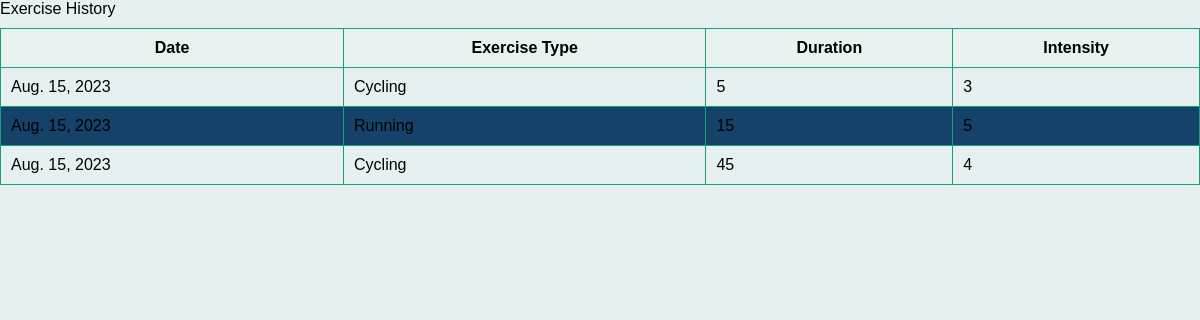
/exercise_history/, run on the app's committed database.
### tracker/models.py (models this page shows, shortened)
class Exercise(models.Model):
    EXERCISE_TYPES = [
        ('Running', 'Running'),
        ('Cycling', 'Cycling'),
        ('Swimming', 'Swimming'),
    ]
    date = models.DateField(default=datetime.date.today())  # Date of the exercise
    exercise_type = models.CharField(max_length=100, choices=EXERCISE_TYPES)
    duration = models.PositiveIntegerField()  # In minutes
    intensity = models.PositiveIntegerField()  # On a scale of 1 to 10

### tracker/views.py (the view)
# urls.py: path('exercise_history/', views.exercise_history, name='exercise_history'),
def exercise_history(request):
    exercises = Exercise.objects.all()  # Fetch all exercise records from the database
    context = {'exercises': exercises}
    return render(request, 'exercise_history.html', context)

### templates/exercise_history.html (shortened to what this page needs)
{%load static%}
{% block content %}
  <link rel="stylesheet" href="{% static 'exercise_history.css' %}">
  <table>
    <thead>
      <tr>
        <th>Date</th>
        <th>Exercise Type</th>
        <th>Duration</th>
        <th>Intensity</th>
      </tr>
    </thead>
    <tbody>
      {% for exercise in exercises %}
      <tr>
          <td>{{ exercise.date }}</td>
          <td>{{ exercise.exercise_type }}</td>
          <td>{{ exercise.duration }}</td>
          <td>{{ exercise.intensity }}</td>
        </tr>
      {% endfor %}
    </tbody>
  </table>
{% endblock %}

### static/exercise_history.css (style rules this page uses)
* { margin: 0%; padding: 0%; box-sizing: border-box; }
table { width: 100%; border-collapse: collapse; margin-top: 10px; }
th, td { border: 1px solid rgb(27, 160, 115); padding: 10px; }
thead { background-color: #f0f0f03f; }
tbody tr:nth-child(even) { background-color: #144268; }

### data on the page
Exercise: date "Aug. 15, 2023", exercise_type "Cycling", duration "5", intensity "3"
Exercise: date "Aug. 15, 2023", exercise_type "Running", duration "15", intensity "5"
Exercise: date "Aug. 15, 2023", exercise_type "Cycling", duration "45", intensity "4"
